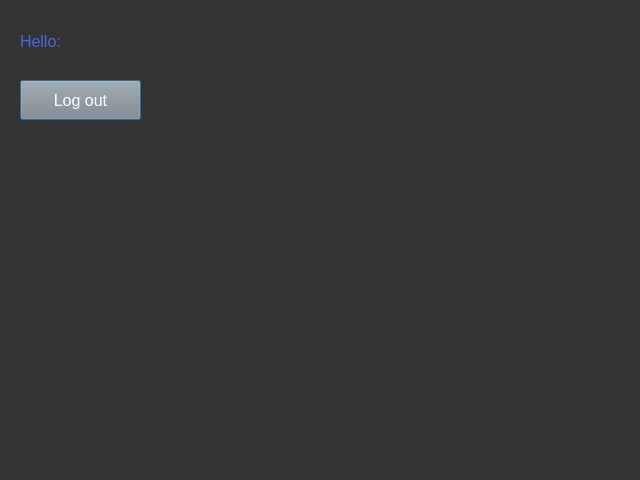
<?xml version="1.0" encoding="UTF-8"?>
<ui version="4.0">
 <class>Dialog</class>
 <widget class="QDialog" name="Dialog">
  <property name="geometry">
   <rect>
    <x>0</x>
    <y>0</y>
    <width>640</width>
    <height>480</height>
   </rect>
  </property>
  <property name="minimumSize">
   <size>
    <width>640</width>
    <height>480</height>
   </size>
  </property>
  <property name="windowTitle">
   <string>Dialog</string>
  </property>
  <property name="styleSheet">
   <string notr="true">QDialog {
background-color: #343434;
font-size: 13pt;
color: #FFFFFF;
}

QLabel {
color: #4169E1;
font-size: 12pt;
}


QPushButton {
font-size: 12pt;
color: #FFFFFF;
background-color: #888888;
}</string>
  </property>
  <widget class="QPushButton" name="log_out_client_button">
   <property name="geometry">
    <rect>
     <x>20</x>
     <y>80</y>
     <width>121</width>
     <height>40</height>
    </rect>
   </property>
   <property name="minimumSize">
    <size>
     <width>0</width>
     <height>40</height>
    </size>
   </property>
   <property name="styleSheet">
    <string notr="true">background-color: #888888;
color: #FFFFFF;</string>
   </property>
   <property name="text">
    <string>Log out</string>
   </property>
  </widget>
  <widget class="QWidget" name="layoutWidget">
   <property name="geometry">
    <rect>
     <x>20</x>
     <y>30</y>
     <width>191</width>
     <height>23</height>
    </rect>
   </property>
   <layout class="QHBoxLayout" name="horizontalLayout">
    <item>
     <widget class="QLabel" name="label">
      <property name="maximumSize">
       <size>
        <width>60</width>
        <height>16777215</height>
       </size>
      </property>
      <property name="text">
       <string>Hello:</string>
      </property>
     </widget>
    </item>
    <item>
     <widget class="QLabel" name="client_name">
      <property name="text">
       <string/>
      </property>
      <property name="alignment">
       <set>Qt::AlignLeading|Qt::AlignLeft|Qt::AlignVCenter</set>
      </property>
     </widget>
    </item>
   </layout>
  </widget>
 </widget>
 <resources/>
 <connections/>
</ui>
